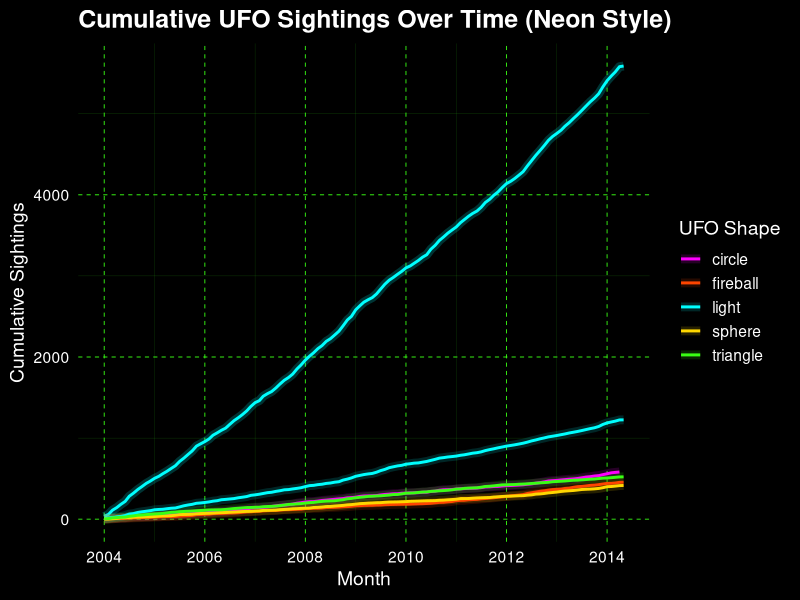
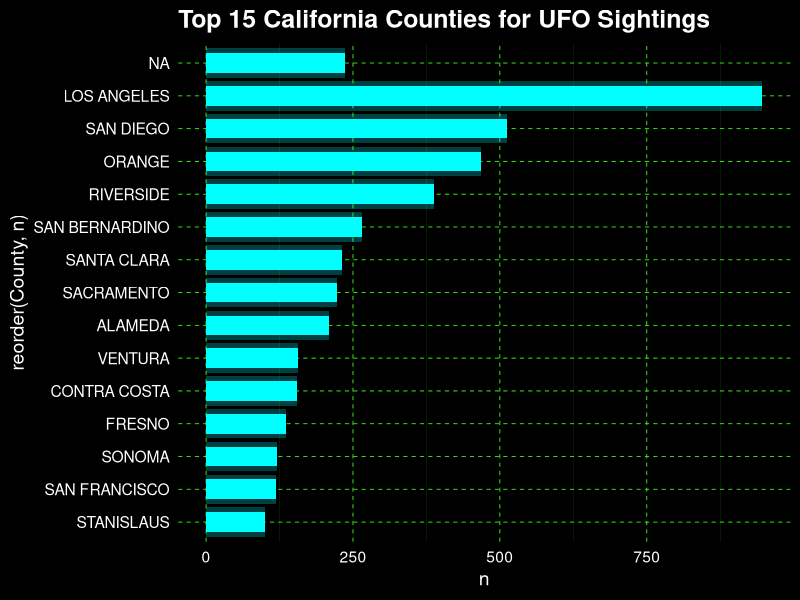
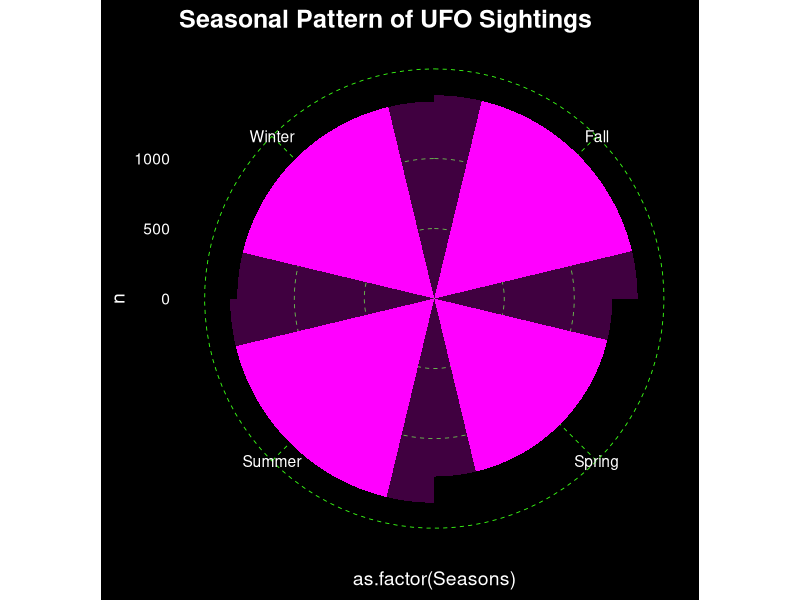
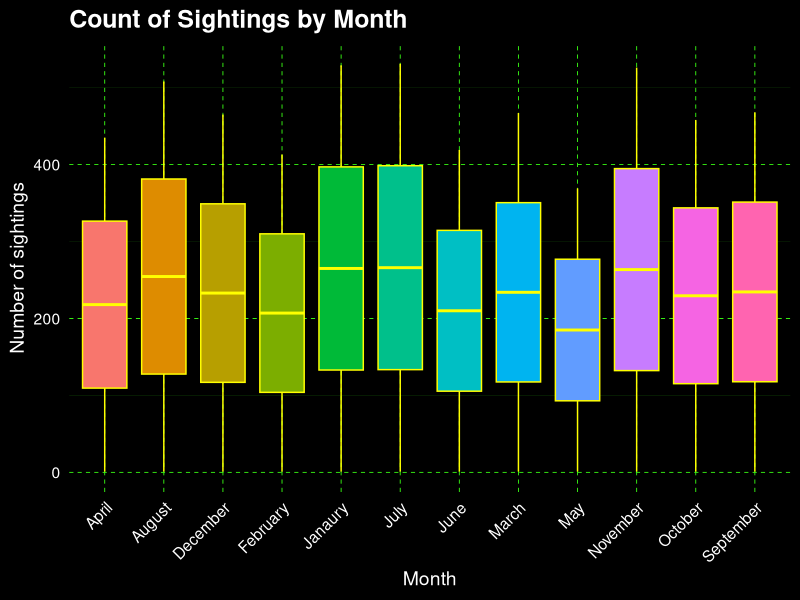
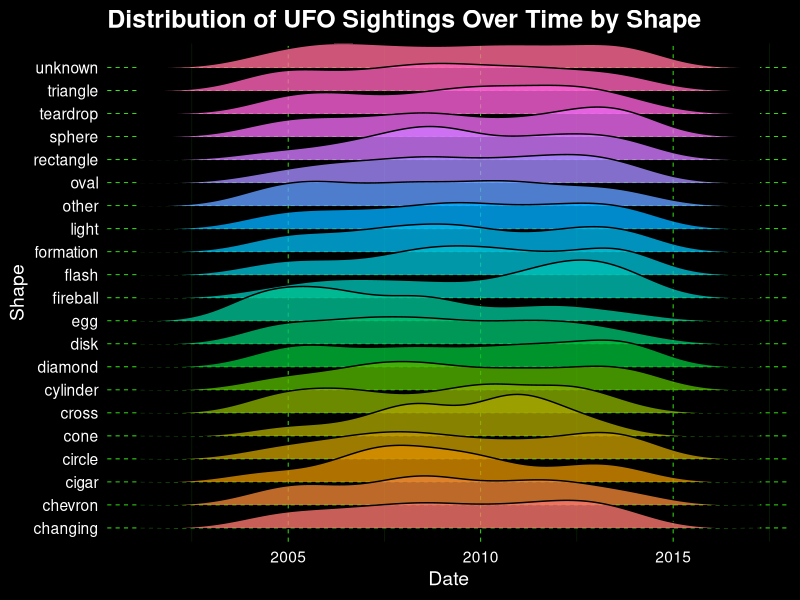
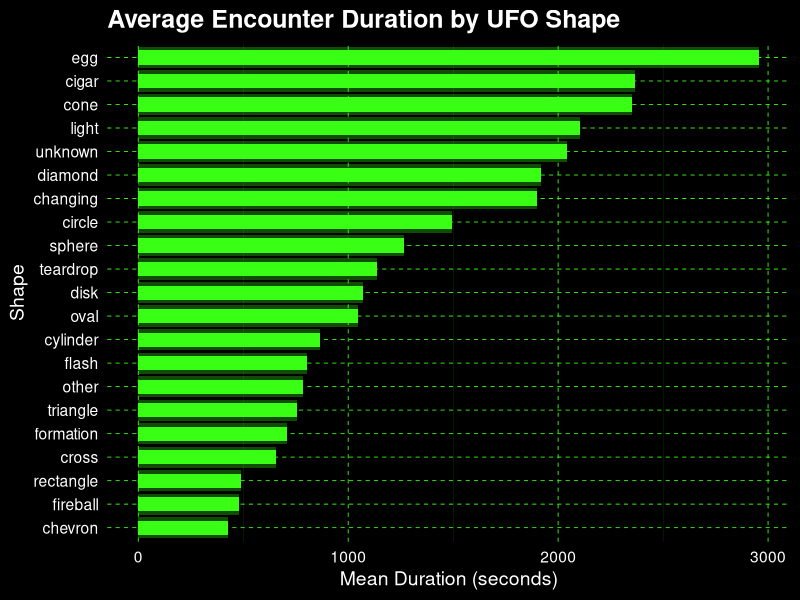
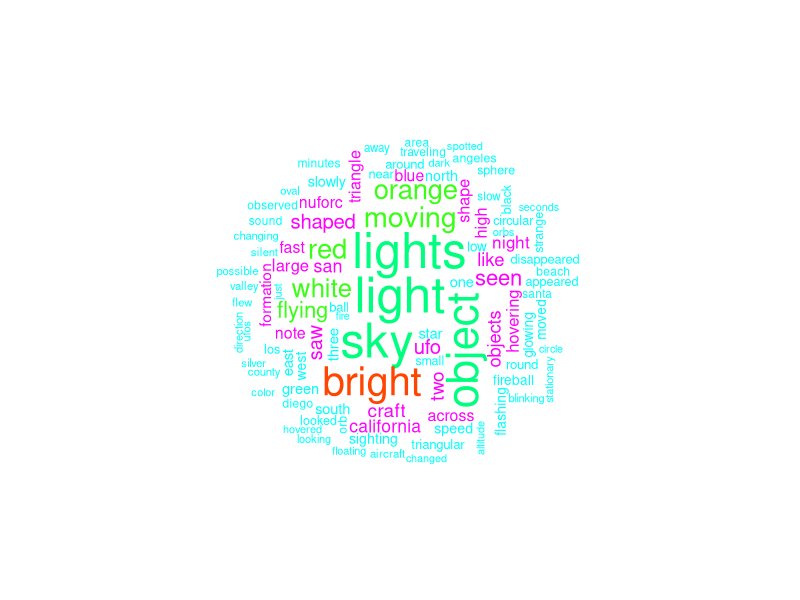
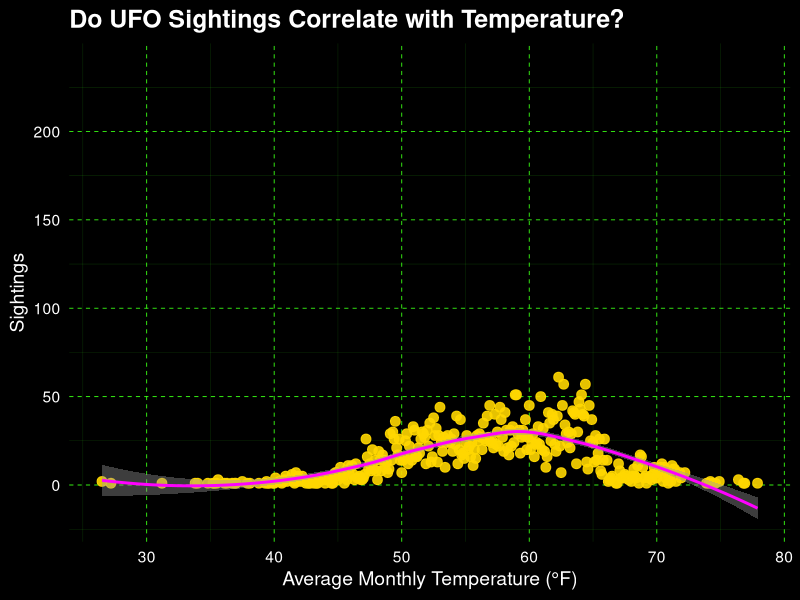

Source code (R) for these figures, in order:
# Plot builder for ufology-dashboard 

# libraries
library(dplyr)
library(ggplot2)
library(lubridate)
library(readr)
library(ggridges)
library(wordcloud)
library(tm)
library(stringr)

#### WANT TO SET UP HERE PACKAGE TO AUTO PULL ALL FILES FROM REPO FOLDER? 

setwd("/users/jacquelineferri/Desktop/sppw/biostats777-final-project-git-culture/")

# Read the files
df <- read_csv("nuforc_county_weather_bigfoot.csv")

# Filter UFO data & create year-month
ufo_data <- df %>%
  filter(sighting_type == "UFO") %>%
  mutate(
    sighted_date = as.Date(sighted_date),
    year_month = floor_date(sighted_date, "month")
  )
############################# neon theme  ############################# 

## Generating cool neon theme

neon_theme <- theme_minimal(base_size = 14) +
  theme(
    plot.background   = element_rect(fill = "black", color = NA),
    panel.background  = element_rect(fill = "black", color = NA),
    legend.background = element_rect(fill = "black", color = NA),
    legend.key        = element_rect(fill = "black", color = NA),
    text              = element_text(color = "white"),
    axis.text         = element_text(color = "white"),
    plot.title        = element_text(color = "white", face = "bold", size = 18),
    axis.title        = element_text(color = "white"),
    
    # Add neon gridlines
    panel.grid.major  = element_line(color = "#39FF14", linewidth = 0.3, linetype = "dashed"),
    panel.grid.minor  = element_line(color = "#39FF1450", linewidth = 0.1),
    
    # Optional: remove panel border for cleaner neon effect
    panel.border = element_blank()
  )

############################# top 5 shapes ############################# 
# Top 5 shapes
top_shapes <- c("light", "circle", "triangle", "fireball", "sphere")

# We're looking at sightings per month 
monthly_total <- ufo_data %>%
  group_by(year_month) %>%
  summarise(monthly_count = n(), .groups = "drop") %>%
  arrange(year_month) %>%
  mutate(cumulative_total = cumsum(monthly_count))

# Top shapes
monthly_shapes <- ufo_data %>%
  filter(Data.Shape %in% top_shapes) %>%
  group_by(year_month, Data.Shape) %>%
  summarise(monthly_count = n(), .groups = "drop") %>%
  arrange(year_month, Data.Shape) %>%
  group_by(Data.Shape) %>%
  mutate(cumulative_count = cumsum(monthly_count)) %>%
  ungroup()

############################# plot: cumulative sightings over time ############################# 
#Cumulative sightings over time, neon theme
cumulative_sightings <- ggplot() +
  # Outer glow for total line
  geom_line(data = monthly_total,
            aes(x = year_month, y = cumulative_total),
            color = "#00FFFF", size = 3, alpha = 0.2) +
  # Core total line
  geom_line(data = monthly_total,
            aes(x = year_month, y = cumulative_total),
            color = "#00FFFF", size = 1) +
  
  # Shape-specific glowing lines
  geom_line(data = monthly_shapes,
            aes(x = year_month, y = cumulative_count, color = Data.Shape),
            size = 3, alpha = 0.15) +
  geom_line(data = monthly_shapes,
            aes(x = year_month, y = cumulative_count, color = Data.Shape),
            size = 1) +
  
  scale_color_manual(values = c(
    "light"    = "#00FFFF",
    "circle"   = "#FF00FF",
    "triangle" = "#39FF14",
    "fireball" = "#FF4500",
    "sphere"   = "#FFD700"
  )) +
  
  labs(
    title = "Cumulative UFO Sightings Over Time (Neon Style)",
    x = "Month",
    y = "Cumulative Sightings",
    color = "UFO Shape"
  ) +
  neon_theme
cumulative_sightings

ggsave(
  "cumulative_sightings.png", 
  plot = cumulative_sightings,       # Specify the plot object (optional if it's the last one shown)
  width = 8,           # Width in specified units
  height = 6,          # Height in specified units
  units = "in",        # Units (inches is default, others are "cm", "mm")
  dpi = 300,           # Resolution (dots per inch, "retina" or "screen" are also options)
  path = "/users/jacquelineferri/Desktop/sppw/biostats777-final-project-git-culture/plot-images" # Specify a different directory
)

#Cumulative sightings over time
UFO_shape_years <- ufo_data %>%
  ggplot(aes(x = year, fill = Data.Shape))+
  geom_bar()+
  theme_minimal()+
  labs(title="Shape over years?")+
  neon_theme

############################# plot: TOP COUNTIES ############################# 

#Neon theme hell yeah
top15_counties <- ufo_data %>%
  count(County, sort = TRUE) %>%
  slice_head(n = 15) %>%
  ggplot(aes(x = reorder(County, n), y = n)) +
  
  # Glow layer
  geom_col(fill = "#00FFFF", alpha = 0.25, width = 0.9) +
  # Core bar
  geom_col(fill = "#00FFFF", width = 0.6) +
  
  coord_flip() +
  labs(title = "Top 15 California Counties for UFO Sightings") +
  neon_theme

top15_counties

ggsave(
  "top15_counties.png", 
  plot = top15_counties,       # Specify the plot object (optional if it's the last one shown)
  width = 8,           # Width in specified units
  height = 6,          # Height in specified units
  units = "in",        # Units (inches is default, others are "cm", "mm")
  dpi = 300,           # Resolution (dots per inch, "retina" or "screen" are also options)
  path = "/users/jacquelineferri/Desktop/sppw/biostats777-final-project-git-culture/plot-images" # Specify a different directory
)


#############################  plot:SEASONAL PATTERNS #############################  

## want to display months in box plots and use the pichart visual for the four seasons
### add column indicating season

# Create Seasons column
ufo_data <- ufo_data %>%
  mutate(Seasons = case_when(
    Dates.Sighted.Month %in% c(12, 1, 2) ~ "Winter",
    Dates.Sighted.Month %in% 3:5 ~ "Spring",
    Dates.Sighted.Month %in% 6:8 ~ "Summer",
    Dates.Sighted.Month %in% 9:11 ~ "Fall",
    TRUE ~ NA_character_  # in case of missing or invalid month
  ))
# create month name column
ufo_data <- ufo_data %>%
  mutate(Month.Name = case_when(
    Dates.Sighted.Month %in% 1 ~"Janaury",
    Dates.Sighted.Month %in% 2 ~ "February",
    Dates.Sighted.Month %in% 3 ~ "March",
    Dates.Sighted.Month %in% 4 ~ "April",
    Dates.Sighted.Month %in% 5 ~ "May",
    Dates.Sighted.Month %in% 6 ~ "June",
    Dates.Sighted.Month %in% 7 ~ "July",
    Dates.Sighted.Month %in% 8 ~ "August",
    Dates.Sighted.Month %in% 9 ~ "September",
    Dates.Sighted.Month %in% 10 ~ "October",
    Dates.Sighted.Month %in% 11 ~ "November",
    Dates.Sighted.Month %in% 12 ~ "December"
  ))

#Neon theme my man
seasonal_sightings <- ufo_data %>%
  count(Seasons) %>%
  ggplot(aes(x = as.factor(Seasons), y = n)) +
  geom_col(fill = "#FF00FF", alpha = 0.25, width = 1) +
  geom_col(fill = "#FF00FF", width = 0.7) +
  
  coord_polar() +
  labs(title = "Seasonal Pattern of UFO Sightings") +
  neon_theme

seasonal_sightings

ggsave(
  "seasonal_sightingss.png", 
  plot = seasonal_sightings,       # Specify the plot object (optional if it's the last one shown)
  width = 8,           # Width in specified units
  height = 6,          # Height in specified units
  units = "in",        # Units (inches is default, others are "cm", "mm")
  dpi = 300,           # Resolution (dots per inch, "retina" or "screen" are also options)
  path = "/users/jacquelineferri/Desktop/sppw/biostats777-final-project-git-culture/plot-images" # Specify a different directory
)

monthly_sightings <- ufo_data %>%
  group_by(Month.Name) %>%
  mutate(SightingNumber = row_number()) %>%
  ungroup() %>%
  ggplot(aes(x = as.factor(Month.Name), y = SightingNumber, fill = as.factor(Month.Name))) +
  geom_boxplot(color = "yellow") +  # bright yellow outline
  labs(x = "Month", y = "Number of sightings",title = "Count of Sightings by Month") +
  theme_minimal() +
  neon_theme +
  theme(
    legend.position = "none",  
    axis.text.x = element_text(angle = 45, hjust = 1)
  )

monthly_sightings

ggsave(
  "monthly_sightings.png", 
  plot = monthly_sightings,       # Specify the plot object (optional if it's the last one shown)
  width = 8,           # Width in specified units
  height = 6,          # Height in specified units
  units = "in",        # Units (inches is default, others are "cm", "mm")
  dpi = 300,           # Resolution (dots per inch, "retina" or "screen" are also options)
  path = "/users/jacquelineferri/Desktop/sppw/biostats777-final-project-git-culture/plot-images" # Specify a different directory
)

############################# DISTRIBUTION PLOTS #############################  
#Neon boy
UFOsightings_time_space <- ufo_data %>%
  filter(sighting_type == "UFO") %>%
  ggplot(aes(x = sighted_date, y = Data.Shape, fill = Data.Shape)) +
  
  geom_density_ridges(alpha = 0.8, color = "black") +
  
  labs(title = "Distribution of UFO Sightings Over Time by Shape",
       x = "Date", y = "Shape") +
  neon_theme+
  theme(legend.position = "none")

UFOsightings_time_space

ggsave(
  "UFOsightings_time_space.png", 
  plot = UFOsightings_time_space,       # Specify the plot object (optional if it's the last one shown)
  width = 8,           # Width in specified units
  height = 6,          # Height in specified units
  units = "in",        # Units (inches is default, others are "cm", "mm")
  dpi = 300,           # Resolution (dots per inch, "retina" or "screen" are also options)
  path = "/users/jacquelineferri/Desktop/sppw/biostats777-final-project-git-culture/plot-images" # Specify a different directory
)

############################# ENCOUNTER DURATION #############################  

#Neon
UFOencounter_duration_shape <- ufo_data %>%
  filter(sighting_type == "UFO") %>%
  group_by(Data.Shape) %>%
  summarise(mean_duration = mean(as.numeric(Data.Encounter.duration), na.rm = TRUE)) %>%
  ggplot(aes(x = reorder(Data.Shape, mean_duration), y = mean_duration)) +
  
  geom_col(fill = "#39FF14", alpha = 0.3) +
  geom_col(fill = "#39FF14", width = 0.6) +
  
  coord_flip() +
  labs(title = "Average Encounter Duration by UFO Shape",
       x = "Shape", y = "Mean Duration (seconds)") +
  neon_theme

UFOencounter_duration_shape

ggsave(
  "UFOencounter_duration_shape.png", 
  plot = UFOencounter_duration_shape,       # Specify the plot object (optional if it's the last one shown)
  width = 8,           # Width in specified units
  height = 6,          # Height in specified units
  units = "in",        # Units (inches is default, others are "cm", "mm")
  dpi = 300,           # Resolution (dots per inch, "retina" or "screen" are also options)
  path = "/users/jacquelineferri/Desktop/sppw/biostats777-final-project-git-culture/plot-images" # Specify a different directory
)

############################# WORDCLOUD #############################  
# Load required packages
library(tm)
library(wordcloud)

# Define the function to return a plot object
create_neon_wordcloud <- function(data_column, max_words = 100) {
  # Prepare the text
  text <- Corpus(VectorSource(data_column))
  text <- tm_map(text, content_transformer(tolower))
  text <- tm_map(text, removePunctuation)
  text <- tm_map(text, removeNumbers)
  text <- tm_map(text, removeWords, stopwords("english"))
  
  # Define neon colors
  neon_colors <- c("#00FFFF", "#FF00FF", "#39FF14", "#FFD700", "#FF4500", "#00FF7F")
  
  # Open off-screen device
  tmp <- tempfile(fileext = ".png")
  png(tmp, width = 800, height = 600, bg = "black")
  
  # Draw wordcloud
  wordcloud(
    words = text,
    max.words = max_words,
    scale = c(3, 0.5),
    random.order = FALSE,
    rot.per = 0.25,
    colors = neon_colors
  )
  
  # Capture the plot
  wc_plot <- recordPlot()
  
  # Close device
  dev.off()
  
  return(wc_plot)
}

# Usage
plot <- create_neon_wordcloud(ufo_data$Data.Description.excerpt, max_words = 100)

# Display later
replayPlot(plot)

############################# Temperature #############################  

#Neon
UFOsightings_temperature <- ufo_data %>%
  group_by(Avg_Temp_Month_County) %>%
  summarise(count = n()) %>%
  ggplot(aes(Avg_Temp_Month_County, count)) +
  
  geom_point(color = "#FFD700", size = 3, alpha = 0.9) +
  geom_smooth(color = "#FF00FF", size = 1) +
  
  labs(title = "Do UFO Sightings Correlate with Temperature?",
       x = "Average Monthly Temperature (°F)",
       y = "Sightings") +
  neon_theme
UFOsightings_temperature

ggsave(
  "UFOsightings_temperature.png", 
  plot = UFOsightings_temperature,       # Specify the plot object (optional if it's the last one shown)
  width = 8,           # Width in specified units
  height = 6,          # Height in specified units
  units = "in",        # Units (inches is default, others are "cm", "mm")
  dpi = 300,           # Resolution (dots per inch, "retina" or "screen" are also options)
  path = "/users/jacquelineferri/Desktop/sppw/biostats777-final-project-git-culture/plot-images" # Specify a different directory
)

############################# DAY VS NIGHT #############################  
# NEON
day_night_UFOsightings <- ufo_data %>%
  mutate(time_of_day = ifelse(Dates.Sighted.Hour >= 6 & Dates.Sighted.Hour < 18, "Day", "Night")) %>%
  count(time_of_day) %>%
  ggplot(aes(time_of_day, n, fill = time_of_day)) +
  
  geom_col(alpha = 0.25) +
  geom_col(width = 0.6) +
  
  scale_fill_manual(values = c(
    "Day" = "#00FFFF",
    "Night" = "#FF00FF"
  )) +
  
  labs(title = "Day vs Night UFO Sightings",
       x = "", y = "Sightings") +
  neon_theme

day_night_UFOsightings

ggsave(
  "day_night_UFOsightings.png", 
  plot = day_night_UFOsightings,       # Specify the plot object (optional if it's the last one shown)
  width = 8,           # Width in specified units
  height = 6,          # Height in specified units
  units = "in",        # Units (inches is default, others are "cm", "mm")
  dpi = 300,           # Resolution (dots per inch, "retina" or "screen" are also options)
  path = "/users/jacquelineferri/Desktop/sppw/biostats777-final-project-git-culture/plot-images" # Specify a different directory
)
